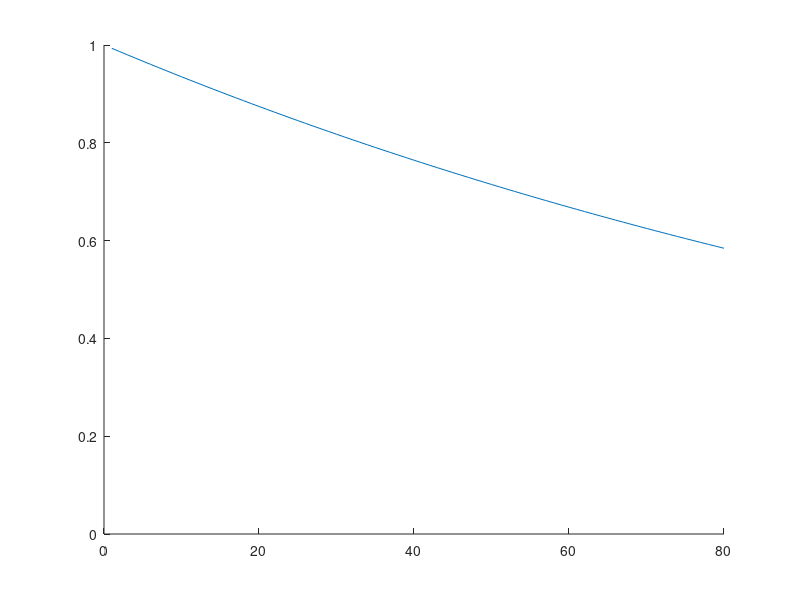

This chart was generated by the following MATLAB code:
p = 0.7;

k = 1/(1+exp(-25*(p-0.5)));
t = 1:80;
w = k.^t;


figure(1);clf(1);hold on;
plot(t, w)

axis([0, 80, 0, 1]);

% p = 0:0.01:1;
% k = 1./(1+exp(-25*(p-0.5)));
% 
% figure(1);clf(1);hold on;
% plot(p, k)
%  axis equal
% axis([0, 1, 0, 1]);

